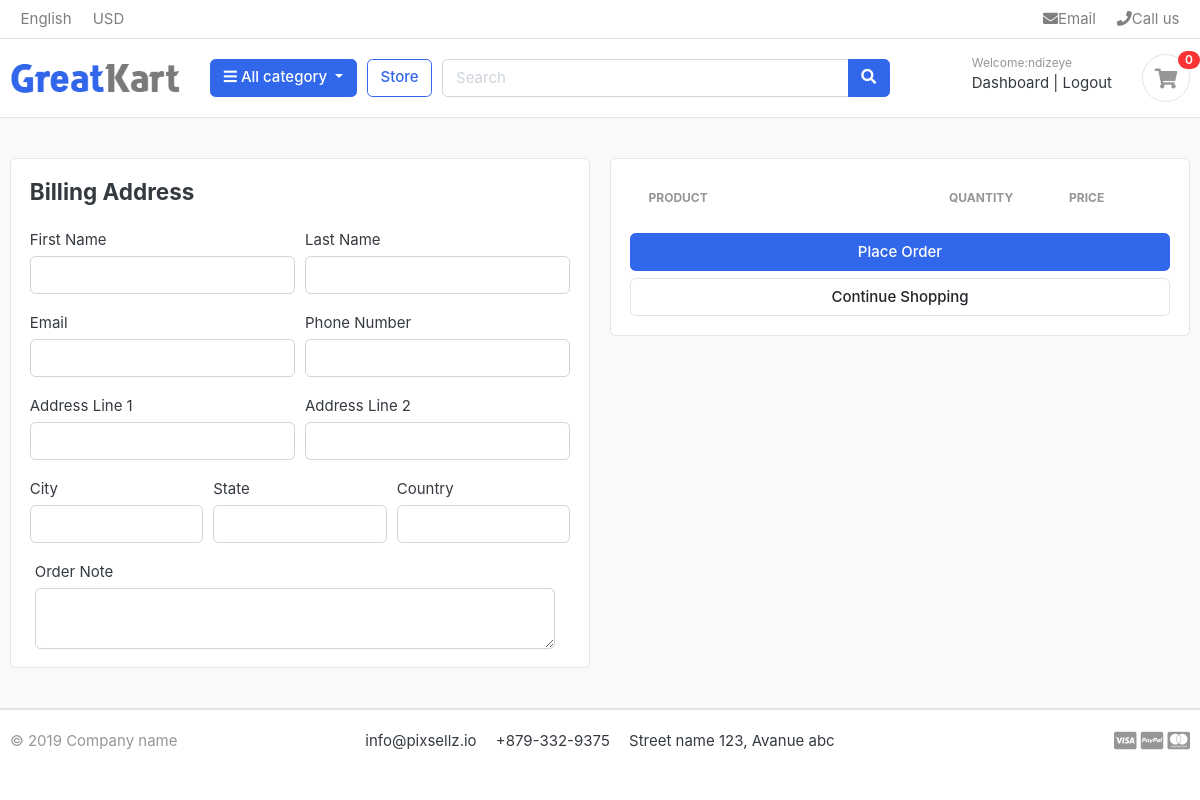
The app's page /cart/checkout/ (signed in), older data.
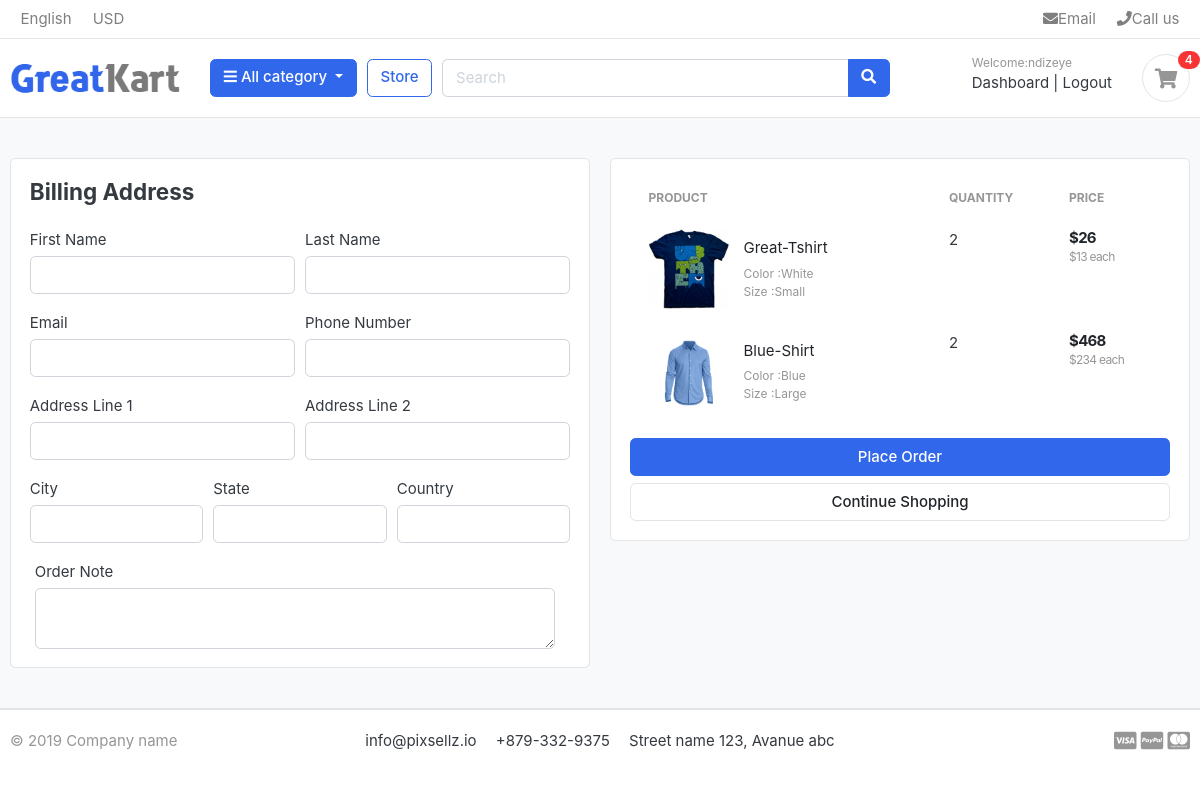
The same page, newer data.
### carts/models.py (models this page shows, shortened)
class CartItem(models.Model):
    user = models.ForeignKey(Account,on_delete=models.CASCADE,null=True)
    product = models.ForeignKey(Product, on_delete=models.CASCADE)
    variations = models.ManyToManyField(Variations, blank=True)
    cart = models.ForeignKey(Cart, on_delete=models.CASCADE,null=True)
    quantity = models.IntegerField()
    is_active = models.BooleanField(default=True)
    def sub_total(self):
        return self.product.price * self.quantity

### store/models.py (models this page shows, shortened)
class Product(models.Model):
    product_name = models.CharField(max_length=200, unique=True)
    slug = models.SlugField(max_length=200, unique=True)
    description = models.TextField(max_length=500, blank=True)
    price = models.IntegerField()
    image = models.ImageField(upload_to='photos/products')
    stock = models.IntegerField()
    is_available = models.BooleanField(default=True)
    category = models.ForeignKey('category.Category', on_delete=models.CASCADE)
    created_date = models.DateTimeField(auto_now_add=True)
    modified_date = models.DateTimeField(auto_now=True)
    def get_url(self):
        return reverse('product_detail', args=[self.category.slug, self.slug])

class Variations(models.Model):
    variation_category_choices = (
        ('color', 'Color'),
        ('size', 'Size'),
    )
    product = models.ForeignKey(Product, on_delete=models.CASCADE, related_name='variation_set')
    variation_category = models.CharField(max_length=100, choices=variation_category_choices)
    variation_value = models.CharField(max_length=100)
    is_active = models.BooleanField(default=True)
    created_date = models.DateTimeField(auto_now=True)
    objects = VariationManager()

### carts/views.py (the view)
# urls.py: path('checkout/', views.checkout, name='checkout'),
@login_required(login_url='login')
def checkout(request, total=0, quantity=0, cart_items=None):
    try:
        tax = 0
        grand_total = 0
        if request.user.is_authenticated:
            cart_items = CartItem.objects.filter(user=request.user, is_active=True)
        else:
            cart = Cart.objects.get(cart_id=_cart_id(request))
            cart_items = CartItem.objects.filter(cart=cart, is_active=True)
        for cart_item in cart_items:
            total += (cart_item.product.price * cart_item.quantity)
            quantity += cart_item.quantity
        tax = (2 * total) / 100
        grand_total = total + tax
    except ObjectDoesNotExist:
        pass
    context = {
        'total': total,
        'quantity': quantity,
        'cart_items': cart_items,
        'tax': tax,
        'grand_total': grand_total,
    }
    return render(request, 'store/checkout.html', context)

### carts/context_processors.py (called while the page is built)
def counter(request):
    cart_count = 0
    if 'admin' in request.path:
        return {}
    else:
        try:
            cart = Cart.objects.filter(cart_id=_cart_id(request))
            if request.user.is_authenticated:
                cart_items = CartItem.objects.filter(user=request.user)
            else:
                cart_items = CartItem.objects.filter(cart=cart[:1])
            for cart_item in cart_items:
                cart_count += cart_item.quantity
        except Cart.DoesNotExist:
            cart_count = 0
    return {'cart_count': cart_count}

### carts/views.py (called while the page is built)
def _cart_id(request):
    cart = request.session.session_key
    if not cart:
        cart = request.session.create()
    return cart

### templates/store/checkout.html (shortened to what the changed rows need)
{% extends 'base.html' %}
{% load static %}
{% block content %}
<section class="section-content padding-y bg">
    <div class="container">
    <div class="row">
        <aside class="col-lg-6">
            <div class="card">
                <div class="card-body">
                    <table class="table table-borderless table-shopping-cart">
                        <thead class="text-muted">
                            <tr class="small text-uppercase">
                                <th scope="col">Product</th>
                                <th scope="col" width="120">Quantity</th>
                                <th scope="col" width="120">Price</th>
                            </tr>
                        </thead>
                        <tbody>
                            {% for cart_item in cart_items %}
                            <tr>
                                <td>
                                    <figure class="itemside align-items-center">
                                        <div class="aside"><img src="{{ cart_item.product.image.url }}" class="img-sm"></div>
                                        <figcaption class="info">
                                            <a href="{{cart_item.product.get_url}}" class="title text-dark">{{ cart_item.product.product_name }}</a>
                                            <p class="text-muted small">
                                                {% if cart_item.variations.all %}
                                                {% for item in cart_item.variations.all  %}
                                                {{item.variation_category |capfirst}} :{{item.variation_value |capfirst}} <br>
                                                {% endfor%}
                                                {% endif%}
                                            </p>
                                        </figcaption>
                                    </figure>
                                </td>
                                <td>
                                    <label for="">{{cart_item.quantity}}</label>
                                </td>
                                <td>
                                    <div class="price-wrap">
                                        <var class="price">${{ cart_item.sub_total }}</var>
                                        <small class="text-muted"> ${{ cart_item.product.price }} each </small>
                                    </div>
                                </td>
                            </tr>
                            {% endfor %}
                        </tbody>
                    </table>
                </div>
            </div>
        </aside>
    </div>
    </div>
</section>
{% endblock %}

### templates/includes/navbar.html (shortened to what this page needs)
{% load static %}
<header class="section-header">
    <nav class="navbar p-md-0 navbar-expand-sm navbar-light border-bottom">
        <div class="container">
            <div class="collapse navbar-collapse" id="navbarTop4">
                <ul class="navbar-nav mr-auto">
                    <li class="nav-item dropdown">
                        <a href="#" class="nav-link">English</a>
                    </li>
                    <li class="nav-item dropdown">
                        <a href="#" class="nav-link">USD</a>
                    </li>
                </ul>
                <ul class="navbar-nav">
                    <li><a href="#" class="nav-link"><i class="fa fa-envelope"></i>Email</a></li>
                    <li><a href="#" class="nav-link"><i class="fa fa-phone"></i>Call us</a></li>
                </ul>
            </div>
        </div>
    </nav>
    <section class="header-main border-bottom">
        <div class="container">
            <div class="row align-items-center">
                <div class="col-lg-2 col-md-3 col-6">
                    <a href="{% url 'home' %}" class="brand-wrap">
                        <img class="logo" src="{% static './images/logo.png' %}">
                    </a>
                </div>
                <div class="col-lg col-sm col-md col-6 flex-grow-0">
                    <div class="category-wrap dropdown d-inline-block float-right">
                        <button type="button" class="btn btn-primary dropdown-toggle" data-toggle="dropdown">
                            <i class="fa fa-bars"></i> All category
                        </button>
                    </div>
                </div>
                <a href="{% url 'store' %}" class="btn btn-outline-primary">Store</a>
                <div class="col-lg col-md-6 col-sm-12 col">
                    <form action="{% url 'search' %}" class="search" method='GET'>
                        <div class="input-group w-100">
                            <input type="text" class="form-control" style="width:60%;" placeholder="Search" name="keyword">
                            <div class="input-group-append">
                                <button class="btn btn-primary" type="submit">
                                    <i class="fa fa-search"></i>
                                </button>
                            </div>
                        </div>
                    </form>
                </div>
                <div class="col-lg-3 col-sm-6 col-8 order-2 order-lg-3">
                    <div class="d-flex justify-content-end mb-3 mb-lg-0">
                        {% if user.is_authenticated %}
                            <div class="widget-header">
                                <small class="title text-muted">Welcome:{{ user.first_name }}</small>
                                <div>
                                    <a href="#">Dashboard</a> <span class="dark-transp"> | </span>
                                    <a href="{% url 'logout' %}">Logout</a>
                                </div>
                            </div>
                        {% endif %}
                        <a href="{% url 'cart' %}" class="widget-header pl-3 ml-3">
                            <div class="icon icon-sm rounded-circle border"><i class="fa fa-shopping-cart"></i></div>
                            <span class="badge badge-pill badge-danger notify">{{ cart_count }}</span>
                        </a>
                    </div>
                </div>
            </div>
        </div>
    </section>
</header>

Row changes from the older to the newer data that the page shows:
added CartItem: product.image (picture), product.product_name "Great-Tshirt", quantity "2", sub_total "26", product.price "13"
now on this page (row unchanged): Variations: variation_category "Color", variation_value "White", shown under "Great-Tshirt"
now on this page (row unchanged): Variations: variation_category "Size", variation_value "Small", shown under "Great-Tshirt"
added CartItem: product.image (picture), product.product_name "Blue-Shirt", quantity "2", sub_total "468", product.price "234"
now on this page (row unchanged): Variations: variation_category "Color", variation_value "Blue", shown under "Blue-Shirt"
now on this page (row unchanged): Variations: variation_category "Size", variation_value "Large", shown under "Blue-Shirt"
Text that changed along with them:
{{ cart_count }}: "0" → "4"
